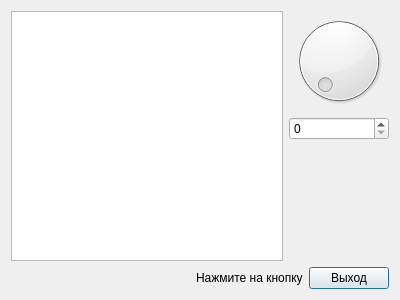
<?xml version="1.0" encoding="UTF-8"?>
<ui version="4.0">
 <class>Dialog</class>
 <widget class="QDialog" name="Dialog">
  <property name="geometry">
   <rect>
    <x>0</x>
    <y>0</y>
    <width>400</width>
    <height>300</height>
   </rect>
  </property>
  <property name="windowTitle">
   <string>Dialog</string>
  </property>
  <layout class="QVBoxLayout" name="verticalLayout_2">
   <item>
    <layout class="QHBoxLayout" name="horizontalLayout_2">
     <item>
      <widget class="QTextEdit" name="textEdit"/>
     </item>
     <item>
      <layout class="QVBoxLayout" name="verticalLayout">
       <item>
        <widget class="QDial" name="dial"/>
       </item>
       <item>
        <widget class="QSpinBox" name="spinBox"/>
       </item>
       <item>
        <spacer name="verticalSpacer">
         <property name="orientation">
          <enum>Qt::Vertical</enum>
         </property>
         <property name="sizeType">
          <enum>QSizePolicy::Expanding</enum>
         </property>
         <property name="sizeHint" stdset="0">
          <size>
           <width>20</width>
           <height>40</height>
          </size>
         </property>
        </spacer>
       </item>
      </layout>
     </item>
    </layout>
   </item>
   <item>
    <layout class="QHBoxLayout" name="horizontalLayout">
     <item>
      <spacer name="horizontalSpacer">
       <property name="orientation">
        <enum>Qt::Horizontal</enum>
       </property>
       <property name="sizeType">
        <enum>QSizePolicy::Expanding</enum>
       </property>
       <property name="sizeHint" stdset="0">
        <size>
         <width>40</width>
         <height>20</height>
        </size>
       </property>
      </spacer>
     </item>
     <item>
      <widget class="QLabel" name="label">
       <property name="text">
        <string>Нажмите на кнопку</string>
       </property>
      </widget>
     </item>
     <item>
      <widget class="QPushButton" name="btnExit">
       <property name="text">
        <string>Выход</string>
       </property>
      </widget>
     </item>
    </layout>
   </item>
  </layout>
 </widget>
 <resources/>
 <connections>
  <connection>
   <sender>dial</sender>
   <signal>valueChanged(int)</signal>
   <receiver>spinBox</receiver>
   <slot>setValue(int)</slot>
   <hints>
    <hint type="sourcelabel">
     <x>338</x>
     <y>60</y>
    </hint>
    <hint type="destinationlabel">
     <x>338</x>
     <y>129</y>
    </hint>
   </hints>
  </connection>
  <connection>
   <sender>spinBox</sender>
   <signal>valueChanged(int)</signal>
   <receiver>dial</receiver>
   <slot>setValue(int)</slot>
   <hints>
    <hint type="sourcelabel">
     <x>338</x>
     <y>129</y>
    </hint>
    <hint type="destinationlabel">
     <x>338</x>
     <y>60</y>
    </hint>
   </hints>
  </connection>
  <connection>
   <sender>spinBox</sender>
   <signal>valueChanged(QString)</signal>
   <receiver>textEdit</receiver>
   <slot>append(QString)</slot>
   <hints>
    <hint type="sourcelabel">
     <x>338</x>
     <y>129</y>
    </hint>
    <hint type="destinationlabel">
     <x>145</x>
     <y>133</y>
    </hint>
   </hints>
  </connection>
 </connections>
</ui>
